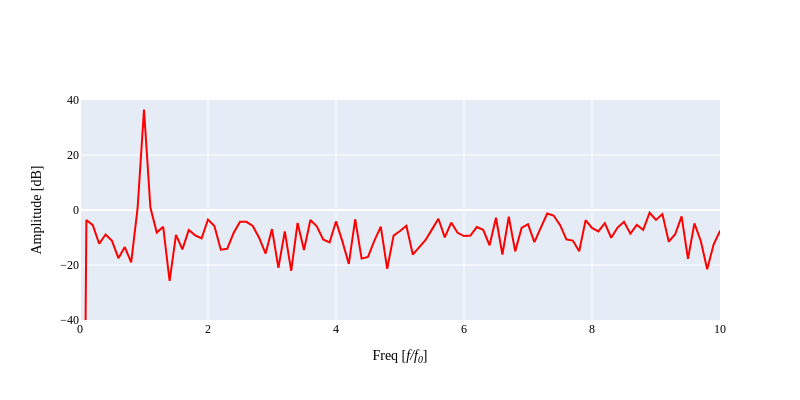

The code cell stored with this chart in its notebook:
### Code cell
# plot sound wave and fft
fig = go.Figure()
fig.add_trace(
    go.Scatter(x=psd_freq, y=to_dB(psd_data), 
               mode="lines", name="fft - amp",line_color='red')
)

fig.update_layout(
    height=400,
    width=800,
    font=font_dict, 
    # margin_l=5, margin_t=5, margin_b=5, margin_r=5,
    xaxis1=dict(title="Freq [<i>f/f<sub>0</sub></i>]", range=[0, fft_lim]),
    yaxis1=dict(title="Amplitude [dB]",range=[-40,40]),
)
fig.show()
if savefig_flag:
    save_figure(fig, f"GA_pressure_spectrum_{result_id}")

### Figure 1 — Plotly figure (JSON) as saved in the notebook; plotly's stock layout.template omitted (floating-point values rounded to 4 significant figures; data arrays with more than 128 entries replaced by an {"elided": "..."} marker saying what was removed)
{"data": [{"line": {"color": "red"}, "mode": "lines", "name": "fft - amp", "type": "scatter", "x": {"elided": "2500 float values"}, "y": {"elided": "2500 float values"}}], "layout": {"font": {"color": "black", "family": "Serif", "size": 12}, "height": 400, "width": 800, "xaxis": {"range": [0, 10], "title": {"text": "Freq [<i>f/f<sub>0</sub></i>]"}, "type": "linear"}, "yaxis": {"range": [-40, 40], "title": {"text": "Amplitude [dB]"}, "type": "linear"}}}
